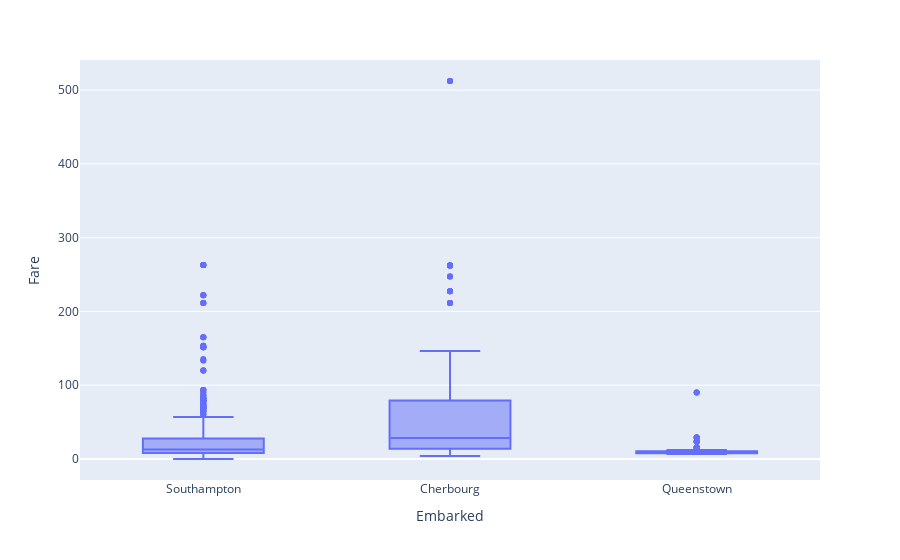

Notebook code for this chart:
### Code cell
px.box(data_frame=titanic,x="Embarked",y="Fare")

### Figure 1 — Plotly figure (JSON) as saved in the notebook; plotly's stock layout.template omitted (floating-point values rounded to 4 significant figures; data arrays with more than 128 entries replaced by an {"elided": "..."} marker saying what was removed)
{"data": [{"alignmentgroup": "True", "hovertemplate": "Embarked=%{x}<br>Fare=%{y}<extra></extra>", "legendgroup": "", "marker": {"color": "#636efa"}, "name": "", "notched": false, "offsetgroup": "", "orientation": "v", "showlegend": false, "type": "box", "x": {"elided": "1309 str values"}, "x0": " ", "xaxis": "x", "y": {"elided": "1309 float values"}, "y0": " ", "yaxis": "y"}], "layout": {"boxmode": "group", "legend": {"tracegroupgap": 0}, "margin": {"t": 60}, "xaxis": {"anchor": "y", "domain": [0, 1], "title": {"text": "Embarked"}}, "yaxis": {"anchor": "x", "domain": [0, 1], "title": {"text": "Fare"}}}}
